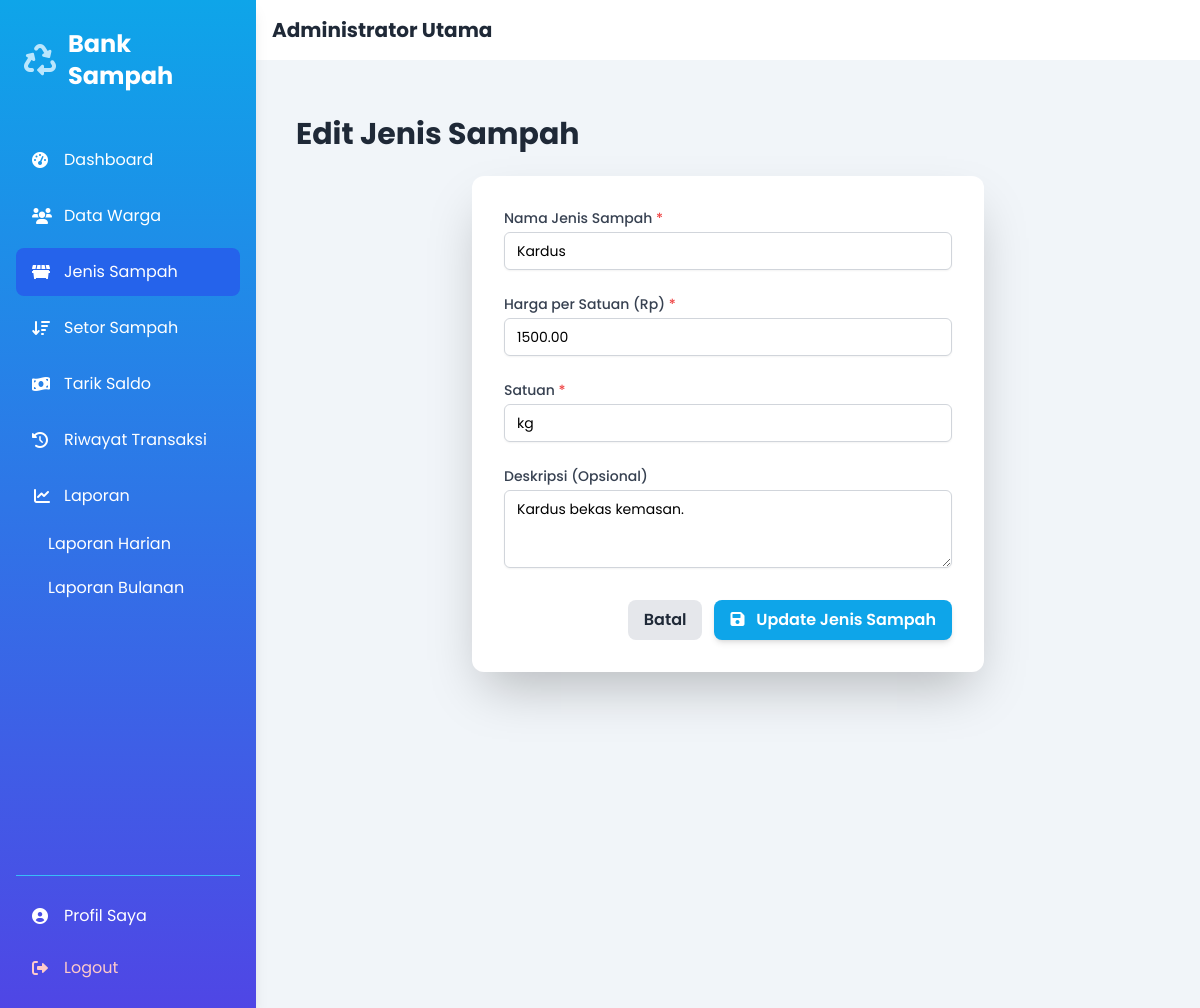
The page /index.php?page=jenis_sampah/edit&id=2 (signed in) on the database its author committed.
### tables this page shows
CREATE TABLE `jenis_sampah` (
  `id_jenis_sampah` int(11) NOT NULL,
  `nama_sampah` varchar(100) NOT NULL,
  `harga_per_kg` decimal(10,2) NOT NULL,
  `deskripsi` text DEFAULT NULL,
  `satuan` varchar(10) DEFAULT 'kg'
);

### config/database.php (called while the page is built, shortened)
<?php
$koneksi = mysqli_connect(DB_HOST, DB_USER, DB_PASS, DB_NAME);
function sanitize_input($data) {
    global $koneksi;
    $data = trim($data);
    $data = stripslashes($data);
    $data = htmlspecialchars($data);
    if (isset($koneksi) && $koneksi) {
        $data = mysqli_real_escape_string($koneksi, $data);
    }
    return $data;
}
?>

### modules/jenis_sampah/edit.php (the view, shortened to what this page needs)
<?php
$id_jenis_sampah = sanitize_input($_GET['id']);
$query = "SELECT id_jenis_sampah, nama_sampah, harga_per_kg, deskripsi, satuan FROM jenis_sampah WHERE id_jenis_sampah = ?";
$stmt = mysqli_prepare($koneksi, $query);
mysqli_stmt_bind_param($stmt, "i", $id_jenis_sampah);
mysqli_stmt_execute($stmt);
$result = mysqli_stmt_get_result($stmt);
$jenis_sampah = mysqli_fetch_assoc($result);
?>
<div class="container mx-auto px-4 py-8">
    <h1 class="text-3xl font-bold text-gray-800 mb-6">Edit Jenis Sampah</h1>
    <div class="bg-white p-8 rounded-xl shadow-2xl max-w-lg mx-auto">
        <form action="<?php echo BASE_URL; ?>index.php?page=jenis_sampah/proses_simpan" method="POST">
            <div class="space-y-6">
                <div>
                    <label for="nama_sampah" class="block text-sm font-medium text-gray-700 mb-1">Nama Jenis Sampah <span class="text-red-500">*</span></label>
                    <input type="text" name="nama_sampah" id="nama_sampah" value="<?php echo htmlspecialchars($jenis_sampah['nama_sampah']); ?>" required class="mt-1 block w-full px-3 py-2 bg-white border border-gray-300 rounded-md shadow-sm focus:outline-none focus:ring-sky-500 focus:border-sky-500 sm:text-sm">
                </div>
                <div>
                    <label for="harga_per_kg" class="block text-sm font-medium text-gray-700 mb-1">Harga per Satuan (Rp) <span class="text-red-500">*</span></label>
                    <input type="number" name="harga_per_kg" id="harga_per_kg" value="<?php echo htmlspecialchars($jenis_sampah['harga_per_kg']); ?>" required step="50" min="0" class="mt-1 block w-full px-3 py-2 bg-white border border-gray-300 rounded-md shadow-sm focus:outline-none focus:ring-sky-500 focus:border-sky-500 sm:text-sm">
                </div>
                 <div>
                    <label for="satuan" class="block text-sm font-medium text-gray-700 mb-1">Satuan <span class="text-red-500">*</span></label>
                    <input type="text" name="satuan" id="satuan" required value="<?php echo htmlspecialchars($jenis_sampah['satuan']); ?>" class="mt-1 block w-full px-3 py-2 bg-white border border-gray-300 rounded-md shadow-sm focus:outline-none focus:ring-sky-500 focus:border-sky-500 sm:text-sm" placeholder="Contoh: kg, buah, liter">
                </div>
                <div>
                    <label for="deskripsi" class="block text-sm font-medium text-gray-700 mb-1">Deskripsi (Opsional)</label>
                    <textarea name="deskripsi" id="deskripsi" rows="3" class="mt-1 block w-full px-3 py-2 bg-white border border-gray-300 rounded-md shadow-sm focus:outline-none focus:ring-sky-500 focus:border-sky-500 sm:text-sm"><?php echo htmlspecialchars($jenis_sampah['deskripsi']); ?></textarea>
                </div>
            </div>
            <div class="mt-8 flex justify-end space-x-3">
                <a href="<?php echo BASE_URL; ?>index.php?page=jenis_sampah/data" class="bg-gray-200 hover:bg-gray-300 text-gray-800 font-semibold py-2 px-4 rounded-lg transition duration-150 ease-in-out">
                    Batal
                </a>
                <button type="submit" name="update_jenis_sampah" class="bg-sky-500 hover:bg-sky-600 text-white font-semibold py-2 px-4 rounded-lg shadow-md transition duration-150 ease-in-out">
                    <i class="fas fa-save mr-2"></i> Update Jenis Sampah
                </button>
            </div>
        </form>
    </div>
</div>

### includes/header.php (style rules this page uses)
body { font-family: 'Poppins', 'Inter', sans-serif; background-color: #f0f9ff; }

### rows shown on the page
jenis_sampah: nama_sampah "Kardus", harga_per_kg "1500.00", satuan "kg", deskripsi "Kardus bekas kemasan."

### other values the page prints
$user_nama "Administrator Utama"
